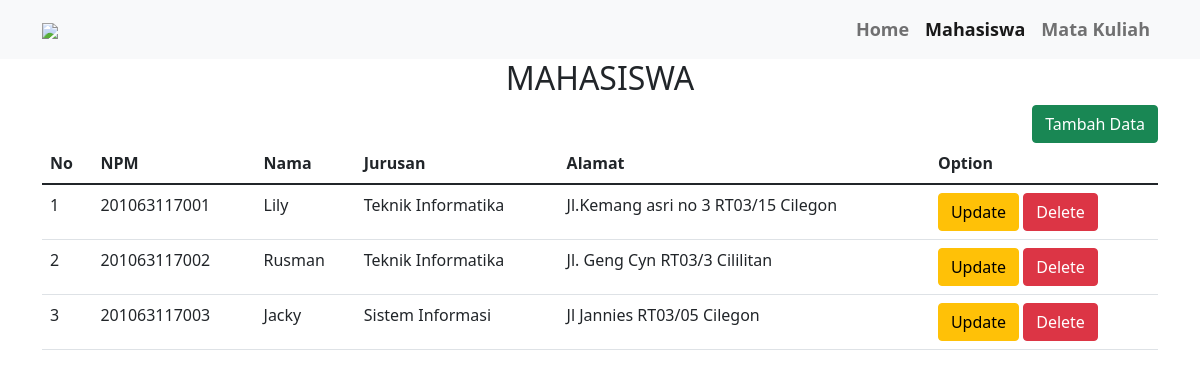
The app's page /mahasiswa/mahasiswa.php with its own data.
### tables this page shows
CREATE TABLE `mahasiswa` (
  `npm` char(13) NOT NULL,
  `nama` varchar(50) NOT NULL,
  `jurusan` enum('Teknik Informatika','Sistem Informasi','') NOT NULL,
  `alamat` text NOT NULL
);

### mahasiswa/mahasiswa.php (the view, shortened to what this page needs)
<?php
  include "../database/connection.php";
  $koneksi = mysqli_query($conn, "SELECT * FROM mahasiswa");
  $datas = [];
  while($row = mysqli_fetch_assoc($koneksi)){
    $datas[] = $row;
  }
?>
<!DOCTYPE html>
<html lang="en">
  <head>
  </head>
  <body>
    <!DOCTYPE html>
    <html lang="en">
      <head>
        <link rel="stylesheet" href="../assets/style.css" />
        <link
          href="https://cdn.jsdelivr.net/npm/bootstrap@5.1.3/dist/css/bootstrap.min.css"
          rel="stylesheet"
        />
      </head>
      <body>
        <nav class="navbar navbar-expand-lg navbar-light bg-light">
          <div class="container">
            <a class="navbar-brand" href="#"
              ><img
                src="https://img.icons8.com/external-flaticons-lineal-flat-icons/64/000000/external-campus-university-flaticons-lineal-flat-icons.png"
            /></a>
            <div class="collapse navbar-collapse" id="navbarNav">
              <ul class="navbar-nav ms-auto">
                <li class="nav-item">
                  <a
                    class="nav-link"
                    aria-current="page"
                    href="../index.php"
                    >Home</a
                  >
                </li>
                <li class="nav-item">
                  <a class="nav-link active" href="mahasiswa.php">Mahasiswa</a>
                </li>
                <li class="nav-item">
                  <a class="nav-link" href="../matakuliah/matakuliah.php">Mata Kuliah</a>
                </li>
              </ul>
            </div>
          </div>
        </nav>
        <section class="content">
          <div class="container">
            <div class="text-center">
              <h2>MAHASISWA</h2>
            </div>
            <div class="data">
              <div class="text-end">
                <a href="add_mahasiswa.php" class="btn btn-success">
                  Tambah Data
                </a>
              </div>
              <div class="table-responsive">
                <table class="table">
                  <thead>
                    <tr>
                      <th scope="col">No</th>
                      <th scope="col">NPM</th>
                      <th scope="col">Nama</th>
                      <th scope="col">Jurusan</th>
                      <th scope="col">Alamat</th>
                      <th scope="col">Option</th>
                    </tr>
                  </thead>
                  <tbody>
                      <?php $no = 1; foreach ($datas as $data) : ?>
                    <tr>
                      <td><?= $no++ ?></td>
                      <td><?= $data['npm']; ?></td>
                      <td><?= $data['nama']; ?></td>
                      <td><?= $data['jurusan']; ?></td>
                      <td><?= $data['alamat']; ?></td>
                      <td>
                        <a href="edit_mahasiswa.php?npm=<?=$data['npm']?>" class="btn btn-warning">Update</a>
                        <a href="delete_mahasiswa.php?npm=<?= $data['npm']?>" onclick="return confirm('yakin ingin dihapus?')" class="btn btn-danger">Delete</a>
                      </td>
                    </tr>
                    <?php endforeach; ?>
                  </tbody>
                </table>
              </div>
            </div>
          </div>
        </section>
      </body>
    </html>
  </body>
</html>

### assets/style.css (style rules this page uses)
body { font-weight: 800; }
h2 { font-weight: 700; }
:root { --primary-color: #3476e7; --secondary-color: #5e91e9; --third-color: #f98169; --white-color: #fff; --text-color: #555; --text-grey: #999; --black-color: #000; --primary-font: "poppins", sans-serif; }
a, a:hover { text-decoration: none; }
body { font-family: var(--primary-font); font-size: 100%; font-weight: 400; }
.navbar .nav-item .nav-link { font-size: 18px; font-weight: 600; color: var(--text-color); }

### records on screen
mahasiswa: npm "201063117001", nama "Lily", jurusan "Teknik Informatika", alamat "Jl.Kemang asri no 3 RT03/15 Cilegon"
mahasiswa: npm "201063117002", nama "Rusman", jurusan "Teknik Informatika", alamat "Jl. Geng Cyn RT03/3 Cililitan"
mahasiswa: npm "201063117003", nama "Jacky", jurusan "Sistem Informasi", alamat "Jl Jannies RT03/05 Cilegon"
